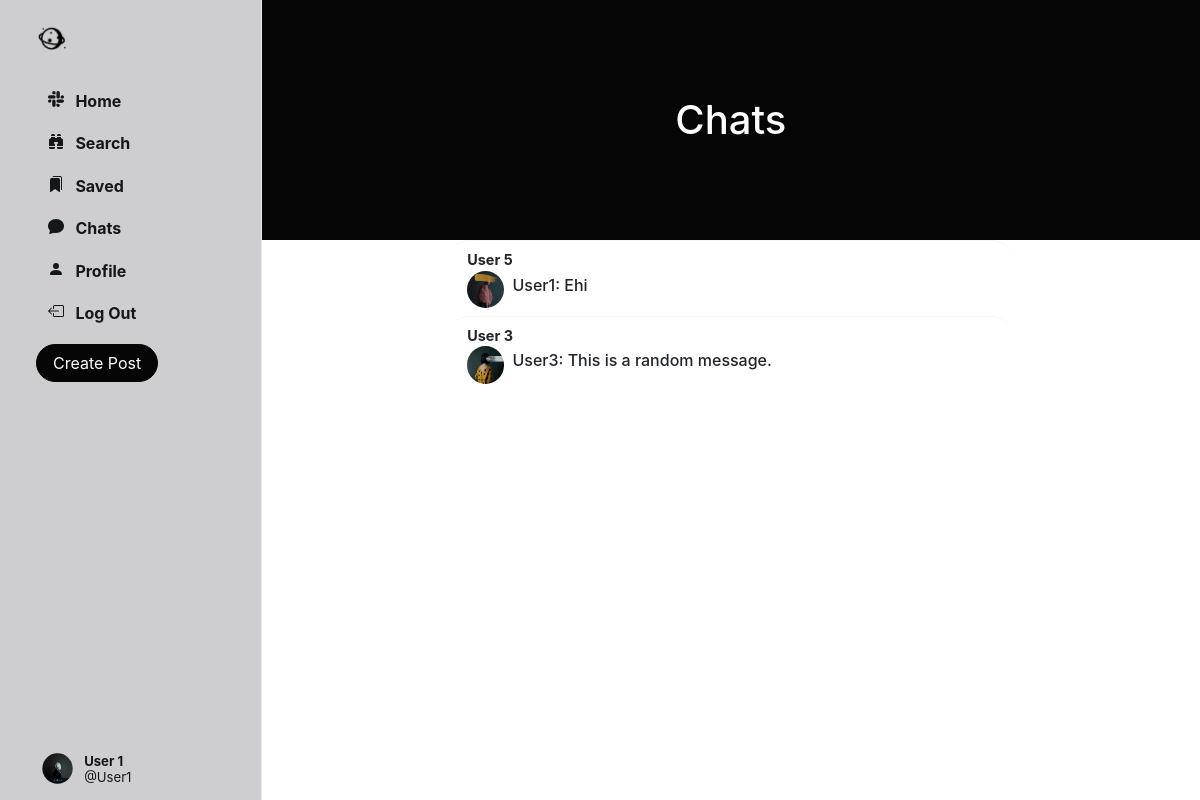
Screenshot of /chats/ (signed in) with the database file from the repository.
### Network/models.py (models this page shows, shortened)
class User(AbstractUser):
    profile_pic = models.ImageField(upload_to='profile_pic/')
    bio = models.TextField(max_length=160, blank=True, null=True)
    cover = models.ImageField(upload_to='covers/', blank=True)
    follows = models.ManyToManyField("self", related_name="followed_by", symmetrical=False, blank=True)

class Chat(models.Model):
    participants = models.ManyToManyField(User, related_name='chats')
    last_updated = models.DateTimeField(auto_now=True)

class Message(models.Model):
    chat = models.ForeignKey(Chat, on_delete=models.CASCADE, related_name='messages')
    sender = models.ForeignKey(User, on_delete=models.CASCADE, related_name='sent_messages')
    content = models.TextField()
    timestamp = models.DateTimeField(auto_now_add=True)

### Network/views.py (the view)
# urls.py: path('chats/', views.chats, name='chats'),
@login_required(login_url='login/')
def chats(request):
    chats_list = Chat.objects.filter(participants=request.user).order_by("-last_updated")
    return render(request=request, template_name='chats.html', context={'chats': chats_list})

### Network/templates/chats.html (shortened to what this page needs)
{% extends 'index.html' %}
{% load static %}
    {% block chats %}
        <header class="py-5" id="home-header">
            <div class="container px-4 px-lg-5 my-5">
                <div class="text-center text-white">
                    <h1 class="display-5 fw-bolder"> Chats</h1>
                </div>
            </div>
        </header>
        {% for chat in chats %}
            {% if chat.messages.count > 0 %}
                {% with participants=chat.participants.all %}
                    {% if participants.count == 2 %}
                        {% if participants.0 != request.user %}
                            {% with other_participant=participants.0 %}
                                <a data-toggle="modal"
                                   data-target="#chatModal" onclick="get_messages('{{ chat.id }}')">
                                    <div class="chat" data-chat_id="{{ chat.id }}">
                                        <div style="flex: 1">
                                            <div class="chat-main">
                                                <div class="chat-user">
                                                    <div>
                                                        <span style="margin-left: 0"><strong>{{ other_participant.first_name }} {{ other_participant.last_name }}</strong></span>
                                                    </div>
                                                </div>
                                            </div>
                                        </div>
                                        <div>
                                            <div>
                                                <div class="small-profilepic"
                                                     style="background-image: url({{ other_participant.profile_pic.url }})"></div>
                                            </div>
                                            <div class="chat-content">
                                                <h6 class="new-message">{{ chat.messages.last.sender.username }}: {{ chat.messages.last.content }}</h6>
                                            </div>
                                        </div>
                                    </div>
                                </a>
                            {% endwith %}
                        {% else %}
                            {% with other_participant=participants.1 %}
                                <a data-toggle="modal"
                                   data-target="#chatModal" onclick="get_messages('{{ chat.id }}')">
                                    <div class="chat" data-chat_id="{{ chat.id }}">
                                        <div style="flex: 1">
                                            <div class="chat-main">
                                                <div class="chat-user">
                                                    <div>
                                                        <span><strong>{{ other_participant.first_name }} {{ other_participant.last_name }}</strong></span>
                                                    </div>
                                                </div>
                                            </div>
                                        </div>
                                        <div>
                                            <div>
                                                <div class="small-profilepic"
                                                     style="background-image: url({{ other_participant.profile_pic.url }})"></div>
                                            </div>
                                            <div class="chat-content">
                                                <h6 class="new-message">{{ chat.messages.last.sender.username }}: {{ chat.messages.last.content }}</h6>
                                            </div>
                                        </div>
                                    </div>
                                </a>
                            {% endwith %}
                        {% endif %}
                    {% endif %}
                {% endwith %}
            {% endif %}
        {% endfor %}
    {% endblock %}

### Network/templates/sidenav.html (shortened to what this page needs)
{% load static %}
<div class="sidenav">
    <a href="{% url 'home' %}" class="navbar-brand">
        <img src="{% static 'images/logo_icon.png' %}" height="31px">
    </a>
    <div style="height: 100%;">
        <div>
            <div>
                <ul>
                    <li class="nav-item" id="all_posts">
                        <a href="{% url 'home' %}" class="nav-link">
                            <div>
                                &nbsp;&nbsp;Home
                            </div>
                        </a>
                    </li>
                    <li class="nav-item" id="library">
                        <a href="{% url 'search' %}" class="nav-link">
                            <div>
                                &nbsp;&nbsp;Search
                            </div>
                        </a>
                    </li>
                    <li class="nav-item" id="library">
                        <a href="{% url 'saved' %}" class="nav-link">
                            <div>
                                &nbsp;&nbsp;Saved
                            </div>
                        </a>
                    </li>
                    <li class="nav-item" id="profile">
                        <a href="{% url 'chats' %}" class="nav-link">
                            <div>
                                &nbsp;&nbsp;Chats
                            </div>
                        </a>
                    </li>
                    <li class="nav-item" id="profile">
                        <a href="{% url 'profile' user.username %}" class="nav-link">
                            <div>
                                <svg xmlns="http://www.w3.org/2000/svg" width="16" height="16" fill="currentColor"
                                     class="bi bi-person-fill" viewBox="0 0 16 16">
                                    <path d="M3 14s-1 0-1-1 1-4 6-4 6 3 6 4-1 1-1 1H3Zm5-6a3 3 0 1 0 0-6 3 3 0 0 0 0 6Z"/>
                                </svg>
                                &nbsp;&nbsp;Profile
                            </div>
                        </a>
                    </li>
                    <li class="nav-item" id="logout">
                        <a href="{% url 'logout' %}" class="nav-link">
                            <div>
                                &nbsp;&nbsp;Log Out
                            </div>
                        </a>
                    </li>
                </ul>
            </div>
        </div>
        <button id="popup-btn" class="btn btn-success new-post-btn" data-toggle="modal" data-target="#createPostModal">
            Create Post
        </button>
        <div style="position: absolute; bottom: 10px;">
            <li class="nav-item sidenav-user">
                <a href="{% url 'profile' user.username %}" class="nav-link">
                    <div class="user_account">
                        <div class="small-profilepic"
                             style="float: left; background-image: url({{ user.profile_pic.url }});"></div>
                        <div style="height: 2.7vw; margin: auto;">
                            <div style="margin-top: 4px;">
                                <strong>{{ user.first_name }} {{ user.last_name }}</strong></div>
                            <div class="grey" style="margin-top: 4px;">@{{ user.username }}</div>
                        </div>
                    </div>
                </a>
            </li>
        </div>
    </div>
</div>

### Network/static/css/style.css (style rules this page uses)
.btn { border-radius: 20px; padding: 0.32rem 1rem 0.375rem 1rem; }
.btn, .btn:focus, .btn:active { box-shadow: none !important; -webkit-box-shadow: none !important; }
#popup-btn { background-color: #060606; border-color: #060606; }
svg { vertical-align: text-top; }
.sidenav { height: 100%; width: 21.8%; position: fixed; top: 0; left: 0; list-style: none; border-right: .5px solid #e6ecf0; z-index: 100; padding: 15px 15px 15px 3%; background-color: rgba(62, 57, 65, 0.25); }
.sidenav ul { list-style: none; padding-left: 0px; margin-top: 3vh; }
.sidenav li { margin-top: 7px; }
.sidenav .nav-link { color: #14171a; line-height: .7em; font-weight: 700; padding: 0px; }
.sidenav .nav-link > div { padding: 10px 20px 8px 12px; border-radius: 25px; line-height: 0.9em; width: max-content; }
.user_account { display: flex; font-size: .82rem; font-weight: normal; padding-top: 3px !important; padding-bottom: 3px !important; padding-left: 3px !important; }
.user_account .small-profilepic { transform: scale(.82); margin-left: auto; margin-top: auto; }
.small-profilepic { width: 3.1vw; height: 3.1vw; border-radius: 9999px; overflow: hidden; margin-right: 8px; background-size: cover; background-repeat: no-repeat; background-position: center; box-sizing: content-box; }
#home-header { background-color: #060606; }
.chat { border-top: 1px solid #f8f6f6; padding: 8px 18px 8px 18px; font-size: .9em; animation-name: hidee; animation-duration: .4s; animation-fill-mode: forwards; animation-play-state: paused; margin-left: 20%; margin-right: 20%; border-radius: 20px; }
.chat > div { display: flex; }
.chat-main { flex: 1; flex-basis: 100%; }
.chat-user { display: flex; justify-content: space-between; flex-basis: 100%; }
.chat-content { margin-top: 5px; max-inline-size: 80%; max-width: 80%; word-wrap: break-word; overflow-wrap: break-word; word-break: break-all; }
#home-header { width: 100%; }

### rows the page displays
User: profile_pic (picture), first_name "User", last_name "1", username "User1"
Chat: profile_pic (picture), messages.last.sender.username "User1", messages.last.content "Ehi"
User: first_name "User", last_name "5"
Chat: profile_pic (picture), messages.last.sender.username "User3", messages.last.content "This is a random message."
User: first_name "User", last_name "3"
